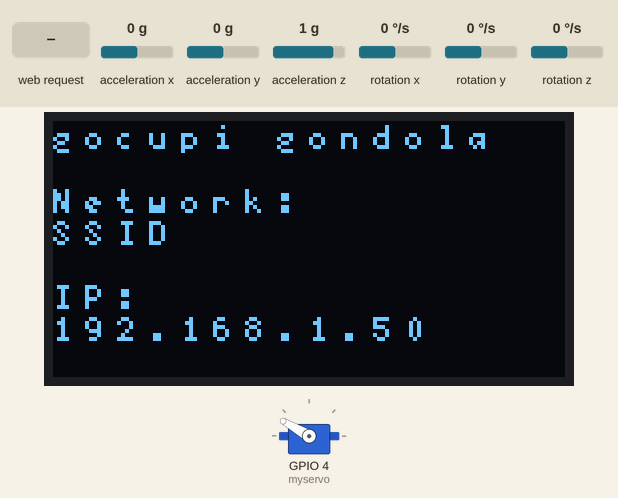
The sketch below on a simulated ESP8266 (NodeMCU). On the bench: servo, 128×64 one-colour display. The test bench sets the inputs (shaded band); at power-on: acceleration x 0 g, acceleration y 0 g, acceleration z 1 g, rotation x 0 °/s, rotation y 0 °/s, rotation z 0 °/s. WiFi joins after 1.5 s; servers stay silent unless stated; what the sketch prints to the serial monitor is not drawn.

Above: at 2.8 s.
2.9 s: HTTP request GET /PEN=UP received
At 3.3 s:
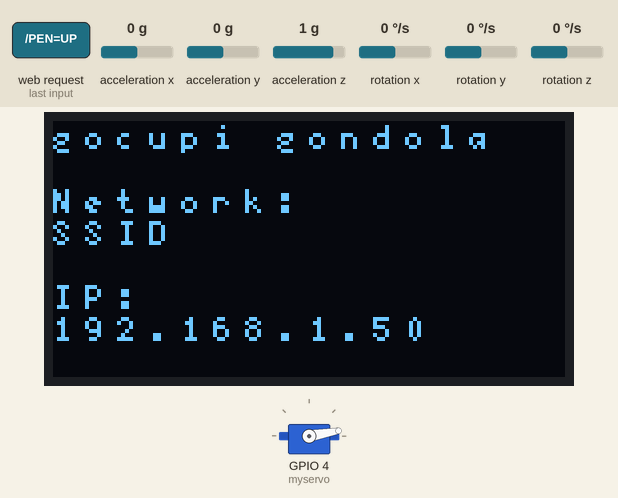
4.4 s: HTTP request GET /PEN=DOWN received
At 5.7 s:
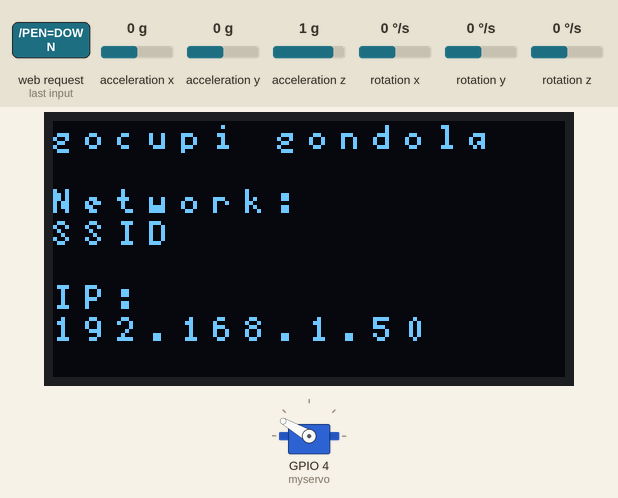
Timing chart, 0 to 7.4 s (numbered marks = the images above; inputs shaded):
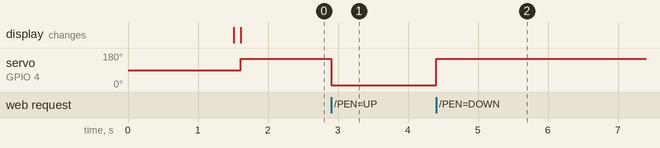

Measured:
- after the input at 2.9 s, servo on GPIO 4 (myservo): 150° → 10° at once
- after the input at 4.4 s, servo on GPIO 4 (myservo): 10° → 150° at once

The sketch:

gondola_MFr.ino
```cpp
/*
 * This is merely a proof of concept for the hsardware setup.
 * Protortype haredware setup that is, for the long awaited wireless gondola.
 */
///////////////////////// wifi bits ////////////////////
#include <ESP8266WiFi.h>
const char* ssid = "SSID";
const char* password = "PASSWORD";
int penState = 0;
WiFiServer server(80);
void client_interface(void);

///////////////////////// display bits ////////////////////
#include <U8x8lib.h>
#include <Wire.h>
U8X8_SSD1306_128X64_NONAME_SW_I2C u8x8(/* clock=*/ 2, /* data=*/ 0, /* reset=*/ U8X8_PIN_NONE);

///////////////////////// mpu6050 bits ////////////////////
#include "I2Cdev.h"
#include "MPU6050.h"
MPU6050 accelgyro;
int16_t ax, ay, az;
int16_t gx, gy, gz;
#define OUTPUT_READABLE_ACCELGYRO
#define LED_PIN LED_BUILTIN
bool blinkState = false;

///////////////////////// servo bits ////////////////////
#include <Servo.h>
Servo myservo;  // create servo object to control a servo
int penPin = 14;

///////////////////////// S      T     P ////////////////////
/////////////////////////     E     U    ////////////////////
void setup() {

  // connect to network
  Serial.begin(115200);
  Serial.print("Connecting to ");
  Serial.println(ssid);

  WiFi.begin(ssid, password);
  while (WiFi.status() != WL_CONNECTED) {
  delay(500);
  Serial.print(".");
  }
  Serial.println("");
  Serial.print("WiFi connected to: ");
  Serial.println(ssid);
  Serial.print("IP Address: ");
  Serial.println(WiFi.localIP());

  // Start the server
  server.begin();

  // assign servo
  myservo.attach(4);
  pinMode(penPin, INPUT);

  // gotta specificitizingness teh software serial spins
  Wire.pins(0,2);
  Wire.begin();

  // initialize device
  Serial.println("Initializing I2C devices...");
  accelgyro.initialize();

  // verify connection
  Serial.println("Testing device connections...");
  Serial.println(accelgyro.testConnection() ? "MPU6050 connection successful" : "MPU6050 connection failed");
  pinMode(LED_PIN, OUTPUT);

  //// OLED ////
  u8x8.begin();
  u8x8.clear();
  u8x8.setFont(u8x8_font_5x7_f);
  u8x8.setCursor(0,0);
  u8x8.println("gocupi gondola");
  u8x8.println("");
  u8x8.println("Network:");
  u8x8.println(ssid);
  u8x8.println("");
  u8x8.println("IP:");
  u8x8.println(WiFi.localIP());
}

void loop() {

//// WEB CLIENT ////
  client_interface();

//// SERVO ////
  //penState = digitalRead(penPin);
  if (penState == HIGH){
    myservo.write(10);
  } else {
    myservo.write(150);
  }

//// MPU6050 ////
  // read raw accel/gyro measurements from device
  accelgyro.getMotion6(&ax, &ay, &az, &gx, &gy, &gz);

  // these methods (and a few others) are also available
  //accelgyro.getAcceleration(&ax, &ay, &az);
  //accelgyro.getRotation(&gx, &gy, &gz);
/*
  #ifdef OUTPUT_READABLE_ACCELGYRO
      // display tab-separated accel/gyro x/y/z values
      Serial.print("a/g:\t");
      Serial.print(ax); Serial.print("\t");
      Serial.print(ay); Serial.print("\t");
      Serial.print(az); Serial.print("\t");
      Serial.print(gx); Serial.print("\t");
      Serial.print(gy); Serial.print("\t");
      Serial.println(gz);
  #endif

  #ifdef OUTPUT_BINARY_ACCELGYRO
      Serial.write((uint8_t)(ax >> 8)); Serial.write((uint8_t)(ax & 0xFF));
      Serial.write((uint8_t)(ay >> 8)); Serial.write((uint8_t)(ay & 0xFF));
      Serial.write((uint8_t)(az >> 8)); Serial.write((uint8_t)(az & 0xFF));
      Serial.write((uint8_t)(gx >> 8)); Serial.write((uint8_t)(gx & 0xFF));
      Serial.write((uint8_t)(gy >> 8)); Serial.write((uint8_t)(gy & 0xFF));
      Serial.write((uint8_t)(gz >> 8)); Serial.write((uint8_t)(gz & 0xFF));
  #endif

  // blink LED to indicate activity
  blinkState = !blinkState;
  digitalWrite(LED_PIN, blinkState);
*/
}

void client_interface() {
  // Check if a client has connected
  WiFiClient client = server.available();
  if (!client) {
    return;
  }

  // Wait until the client sends some data
  Serial.println("new client");
  while(!client.available()){
    delay(1);
  }

  // Read the first line of the request
  String request = client.readStringUntil('\r');
  Serial.println(request);
  client.flush();

  // Match the request

  int value = LOW;
  if (request.indexOf("/PEN=UP") != -1)  {
    penState = 1;
    value = HIGH;
  }
  if (request.indexOf("/PEN=DOWN") != -1)  {
    penState = 0;
    value = LOW;
  }

// Set ledPin according to the request
//digitalWrite(ledPin, value);

  // Return the response
  client.println("HTTP/1.1 200 OK");
  client.println("Content-Type: text/html");
  client.println(""); //  do not forget this one
  client.println("<!DOCTYPE HTML>");
  client.println("<html>");

  client.print("Pen is now: ");

  if(value == HIGH) {
    client.print("Up");
  } else {
    client.print("Down");
  }
  client.println("<br><br>");
  client.println("<a href=\"/PEN=UP\"\"><button>Lift Pen </button></a>");
  client.println("<a href=\"/PEN=DOWN\"\"><button>Lower Pen </button></a><br />");
  client.println("</html>");

  delay(1);
  Serial.println("Client disonnected");
  Serial.println("");

}
```
